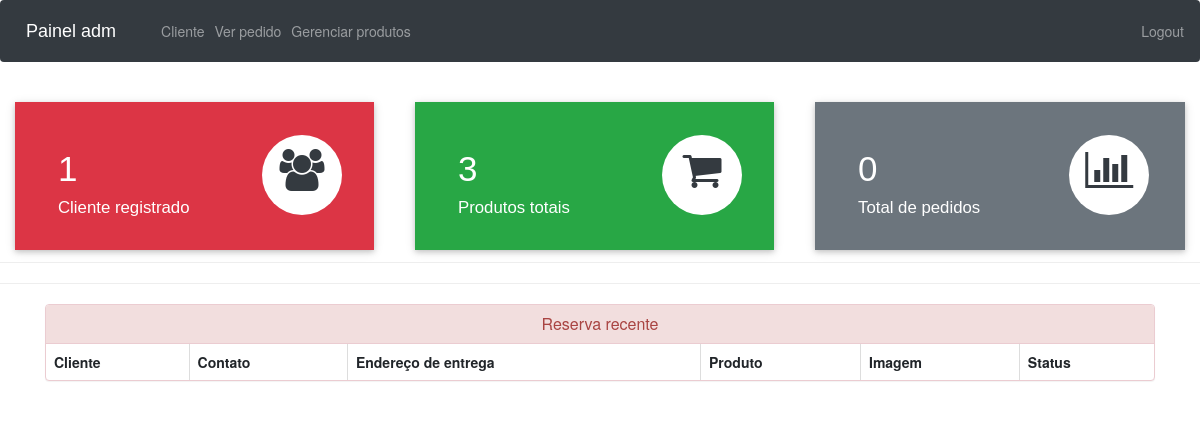
Page /admin-dashboard (signed in) on the earlier database version.
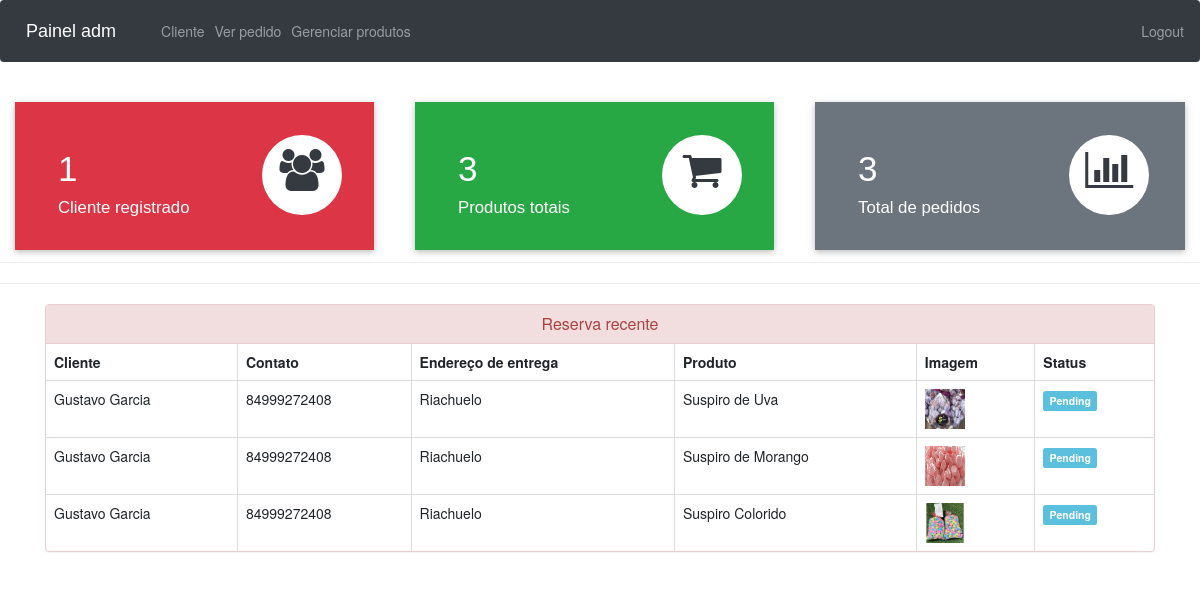
Same page on the later database version.
### ecom/models.py (models this page shows, shortened)
class Customer(models.Model):
    user=models.OneToOneField(User,on_delete=models.CASCADE)
    profile_pic= models.ImageField(upload_to='profile_pic/CustomerProfilePic/',null=True,blank=True)
    address = models.CharField(max_length=40)
    mobile = models.CharField(max_length=20,null=False)
    @property
    def get_name(self):
        return self.user.first_name+" "+self.user.last_name

class Orders(models.Model):
    STATUS =(
        ('Pending','Pending'),
        ('Order Confirmed','Order Confirmed'),
        ('Out for Delivery','Out for Delivery'),
        ('Delivered','Delivered'),
    )
    customer=models.ForeignKey('Customer', on_delete=models.CASCADE,null=True)
    product=models.ForeignKey('Product',on_delete=models.CASCADE,null=True)
    email = models.CharField(max_length=50,null=True)
    address = models.CharField(max_length=500,null=True)
    mobile = models.CharField(max_length=20,null=True)
    order_date= models.DateField(auto_now_add=True,null=True)
    status=models.CharField(max_length=50,null=True,choices=STATUS)

class Product(models.Model):
    name=models.CharField(max_length=40)
    product_image= models.ImageField(upload_to='product_image/',null=True,blank=True)
    price = models.PositiveIntegerField()
    description=models.CharField(max_length=40)

### ecom/views.py (the view)
# urls.py: path('admin-dashboard', views.admin_dashboard_view,name='admin-dashboard'),
@login_required(login_url='adminlogin')
def admin_dashboard_view(request):
    customercount=models.Customer.objects.all().count()
    productcount=models.Product.objects.all().count()
    ordercount=models.Orders.objects.all().count()
    orders=models.Orders.objects.all()
    ordered_products=[]
    ordered_bys=[]
    for order in orders:
        ordered_product=models.Product.objects.all().filter(id=order.product.id)
        ordered_by=models.Customer.objects.all().filter(id = order.customer.id)
        ordered_products.append(ordered_product)
        ordered_bys.append(ordered_by)
    mydict={
    'customercount':customercount,
    'productcount':productcount,
    'ordercount':ordercount,
    'data':zip(ordered_products,ordered_bys,orders),
    }
    return render(request,'ecom/admin_dashboard.html',context=mydict)

### templates/ecom/admin_dashboard.html
{% extends 'ecom/admin_base.html' %}
{% load static %}
{% block content %}
<br>
{%include 'ecom/admin_dashboard_cards.html'%}
<br><br><br><br><br>
<hr><hr>
<div class="container" >
    <div class="panel panel-danger" >
      <div class="panel-heading" style="text-align:center;">
        <h6 class="panel-title">Reserva recente</h6>
      </div>
      <table class="table table-hover table-bordered" id="dev-table">
        <thead>
          <tr>
            <th>Cliente</th>
            <th>Contato</th>
            <th>Endereço de entrega</th>
            <th>Produto</th>
            <th>Imagem</th>
            <th>Status</th>
          </tr>
        </thead>
        {% for product,customer,order in data %}
        <tr>
          {% for c in customer %}
          <td> {{c.get_name}}</td>
          <td>{{c.mobile}}</td>
          <td>{{order.address}}</td>
          {% endfor %}
          {% for p in product %}
          <td> {{p.name}}</td>
          <td> <img src="{% static p.product_image.url %}" alt="Profile Pic" height="40px" width="40px" /></td>
          {% if order.status == 'Pending'%}
          <td> <span class="label label-info">{{order.status}}</span></td>
          {% elif order.status == 'Delivered' %}
          <td> <span class="label label-success">{{order.status}}</span></td>
          {% elif order.status == 'Out for Delivery' %}
          <td> <span class="label label-warning">{{order.status}}</span></td>
          {%else%}
            <td> <span class="label label-primary">{{order.status}}</span></td>
          {%endif%}
          {% endfor %}
        </tr>
        {% endfor %}
      </table>
  </div>
</div>
{% endblock content %}

Differences in the rows shown:
added Orders: address "Riachuelo", status "Pending"
now on this page (row unchanged): Customer: get_name "Gustavo Garcia", mobile "84999272408"
now on this page (row unchanged): Product: name "Suspiro de Uva", product_image (picture)
added Orders: address "Riachuelo", status "Pending"
now on this page (row unchanged): Product: name "Suspiro de Morango", product_image (picture)
added Orders: address "Riachuelo", status "Pending"
now on this page (row unchanged): Product: name "Suspiro Colorido", product_image (picture)
Other differences:
{{ ordercount }}: "0" → "3"
